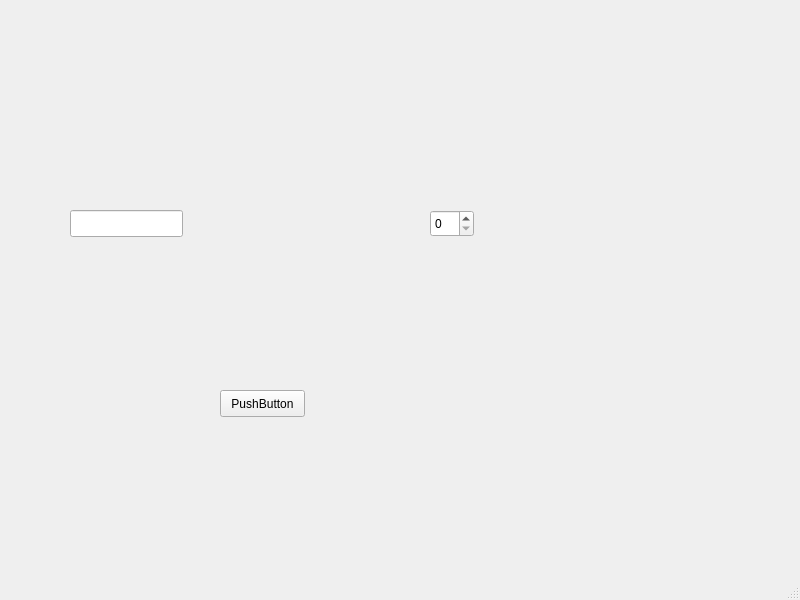
<?xml version="1.0" encoding="UTF-8"?>
<ui version="4.0">
 <class>MainWindow</class>
 <widget class="QMainWindow" name="MainWindow">
  <property name="geometry">
   <rect>
    <x>0</x>
    <y>0</y>
    <width>800</width>
    <height>600</height>
   </rect>
  </property>
  <property name="windowTitle">
   <string>MainWindow</string>
  </property>
  <widget class="QWidget" name="centralwidget">
   <widget class="QLineEdit" name="lineEdit">
    <property name="geometry">
     <rect>
      <x>70</x>
      <y>210</y>
      <width>113</width>
      <height>27</height>
     </rect>
    </property>
   </widget>
   <widget class="QSpinBox" name="spinBox">
    <property name="geometry">
     <rect>
      <x>430</x>
      <y>210</y>
      <width>44</width>
      <height>27</height>
     </rect>
    </property>
   </widget>
   <widget class="QPushButton" name="pushButton">
    <property name="geometry">
     <rect>
      <x>220</x>
      <y>390</y>
      <width>85</width>
      <height>27</height>
     </rect>
    </property>
    <property name="text">
     <string>PushButton</string>
    </property>
   </widget>
  </widget>
  <widget class="QMenuBar" name="menubar">
   <property name="geometry">
    <rect>
     <x>0</x>
     <y>0</y>
     <width>800</width>
     <height>27</height>
    </rect>
   </property>
  </widget>
  <widget class="QStatusBar" name="statusbar"/>
 </widget>
 <resources/>
 <connections/>
</ui>
